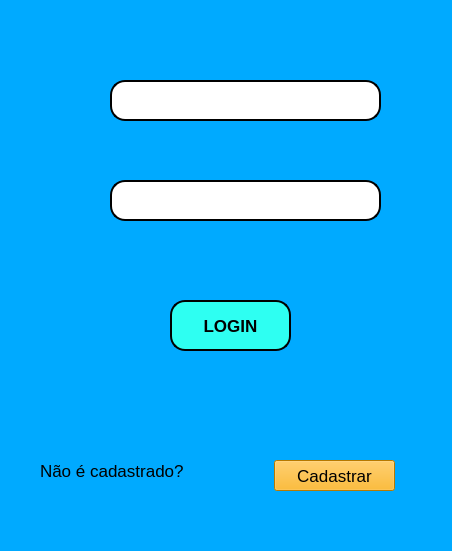
<?xml version="1.0" encoding="UTF-8"?>
<ui version="4.0">
 <class>MainWindow</class>
 <widget class="QMainWindow" name="MainWindow">
  <property name="geometry">
   <rect>
    <x>0</x>
    <y>0</y>
    <width>452</width>
    <height>551</height>
   </rect>
  </property>
  <property name="windowTitle">
   <string>MainWindow</string>
  </property>
  <property name="styleSheet">
   <string notr="true">background-color: rgb(0, 170, 255);</string>
  </property>
  <widget class="QWidget" name="centralwidget">
   <widget class="QPushButton" name="pushButton">
    <property name="geometry">
     <rect>
      <x>170</x>
      <y>300</y>
      <width>121</width>
      <height>51</height>
     </rect>
    </property>
    <property name="font">
     <font>
      <pointsize>13</pointsize>
      <weight>75</weight>
      <bold>true</bold>
     </font>
    </property>
    <property name="styleSheet">
     <string notr="true">background-color: rgb(46, 255, 242);
border-style: outset;
border-width: 2px;
border-radius: 15px;
border-color: black;</string>
    </property>
    <property name="text">
     <string>LOGIN</string>
    </property>
   </widget>
   <widget class="QLineEdit" name="lineEdit">
    <property name="geometry">
     <rect>
      <x>110</x>
      <y>80</y>
      <width>271</width>
      <height>41</height>
     </rect>
    </property>
    <property name="styleSheet">
     <string notr="true">background-color: rgb(255, 255, 255);
border-radius: 15px;
border-style: outset;
border-width: 2px;</string>
    </property>
   </widget>
   <widget class="QLineEdit" name="lineEdit_2">
    <property name="geometry">
     <rect>
      <x>110</x>
      <y>180</y>
      <width>271</width>
      <height>41</height>
     </rect>
    </property>
    <property name="styleSheet">
     <string notr="true">background-color: rgb(255, 255, 255);
border-radius: 15px;
border-style: outset;
border-width: 2px;</string>
    </property>
   </widget>
   <widget class="QLabel" name="label">
    <property name="geometry">
     <rect>
      <x>40</x>
      <y>460</y>
      <width>181</width>
      <height>21</height>
     </rect>
    </property>
    <property name="font">
     <font>
      <pointsize>13</pointsize>
     </font>
    </property>
    <property name="text">
     <string>Não é cadastrado?</string>
    </property>
   </widget>
   <widget class="QPushButton" name="pushButton_2">
    <property name="geometry">
     <rect>
      <x>274</x>
      <y>460</y>
      <width>121</width>
      <height>31</height>
     </rect>
    </property>
    <property name="font">
     <font>
      <pointsize>13</pointsize>
     </font>
    </property>
    <property name="styleSheet">
     <string notr="true">background-color: rgb(255, 170, 0);</string>
    </property>
    <property name="text">
     <string>Cadastrar</string>
    </property>
   </widget>
   <widget class="QLabel" name="label_2">
    <property name="geometry">
     <rect>
      <x>80</x>
      <y>80</y>
      <width>41</width>
      <height>31</height>
     </rect>
    </property>
    <property name="text">
     <string/>
    </property>
    <property name="pixmap">
     <pixmap>usuario.png</pixmap>
    </property>
   </widget>
   <widget class="QLabel" name="label_3">
    <property name="geometry">
     <rect>
      <x>70</x>
      <y>180</y>
      <width>51</width>
      <height>41</height>
     </rect>
    </property>
    <property name="text">
     <string/>
    </property>
    <property name="pixmap">
     <pixmap>cadeado.png</pixmap>
    </property>
   </widget>
   <widget class="QLabel" name="label_4">
    <property name="geometry">
     <rect>
      <x>120</x>
      <y>250</y>
      <width>241</width>
      <height>31</height>
     </rect>
    </property>
    <property name="font">
     <font>
      <pointsize>13</pointsize>
     </font>
    </property>
    <property name="styleSheet">
     <string notr="true">color: rgb(255, 255, 127);</string>
    </property>
    <property name="text">
     <string/>
    </property>
   </widget>
   <zorder>label_3</zorder>
   <zorder>label_2</zorder>
   <zorder>pushButton</zorder>
   <zorder>lineEdit</zorder>
   <zorder>lineEdit_2</zorder>
   <zorder>label</zorder>
   <zorder>pushButton_2</zorder>
   <zorder>label_4</zorder>
  </widget>
  <widget class="QMenuBar" name="menubar">
   <property name="geometry">
    <rect>
     <x>0</x>
     <y>0</y>
     <width>452</width>
     <height>21</height>
    </rect>
   </property>
  </widget>
  <widget class="QStatusBar" name="statusbar"/>
 </widget>
 <resources/>
 <connections/>
</ui>
